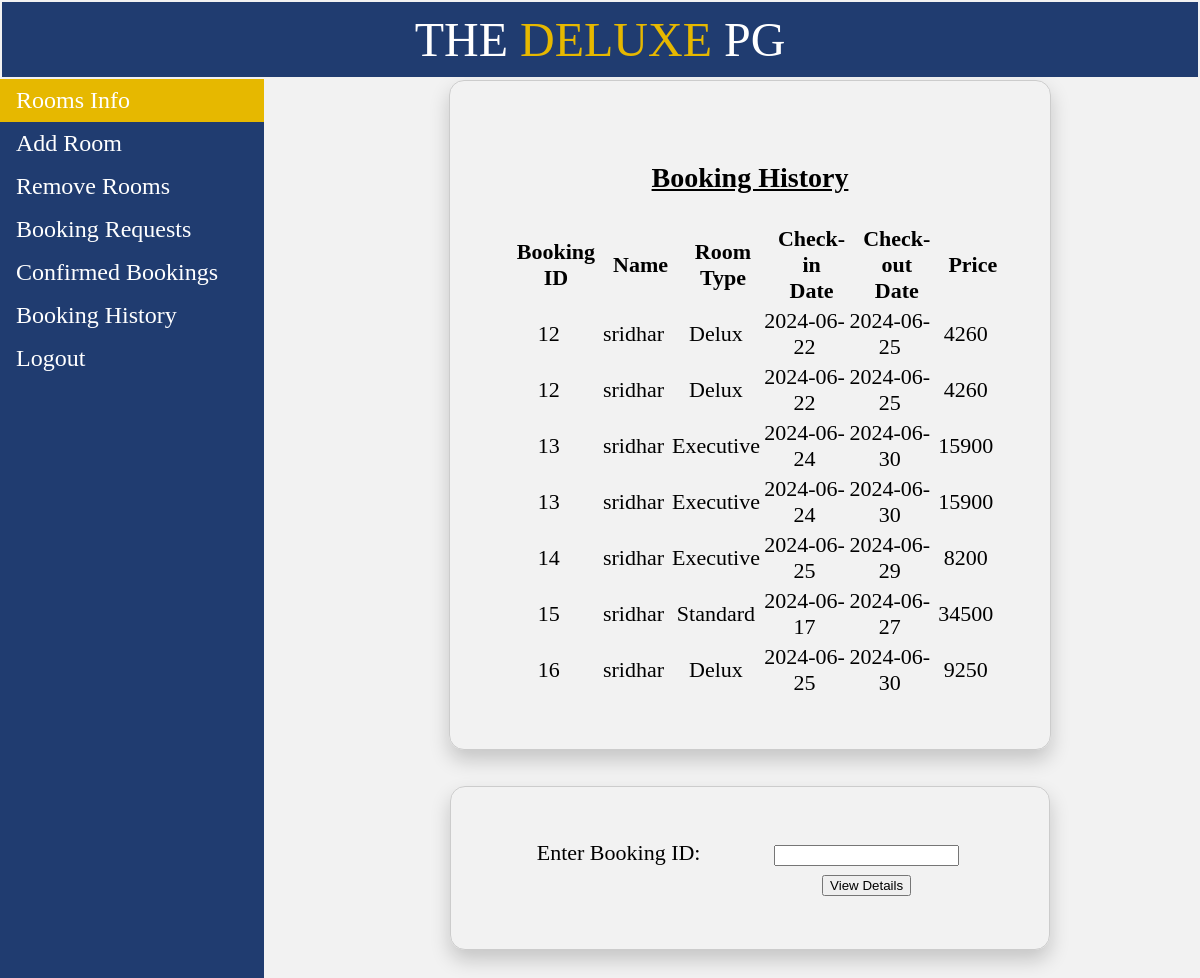
/booking_history.php, run on the app's committed database.
### tables this page shows
CREATE TABLE `booked_hist` (
  `phone` varchar(10) NOT NULL,
  `name` varchar(20) NOT NULL,
  `idproof` varchar(20) NOT NULL,
  `room_type` varchar(20) NOT NULL,
  `checkin` date NOT NULL,
  `checkout` date NOT NULL,
  `days` int(11) NOT NULL,
  `ac` varchar(5) NOT NULL,
  `breakfast` varchar(5) NOT NULL,
  `lunch` varchar(5) NOT NULL,
  `snacks` varchar(5) NOT NULL,
  `dinner` varchar(5) NOT NULL,
  `swimming` varchar(5) NOT NULL,
  `Status` varchar(20) NOT NULL DEFAULT 'Booked',
  `price` int(11) NOT NULL,
  `book_id` int(11) NOT NULL,
  `id` int(10) NOT NULL
);

### booking_history.php (the view, shortened to what this page needs)
<!DOCTYPE html>
<html>
<head>
</head>
<body>
	<?php
		include 'admin_header.php';
	?>
	<div style="margin-left:25%;padding:1px 16px;height:1000px;">
			<table class="basic_box">
				<tr>
					<td colspan="6"><p style="font-size: 28px; text-align: center; text-decoration: underline;"><b>Booking History</b></p>
				</td>
				<tr>
					<th>Booking ID</th>
					<th>Name</th>
					<th>Room Type</th>
					<th>Check-in Date</th>
					<th>Check-out Date</th>
					<th>Price</th>
				</tr>
				<tr>
				<?php
					$conn = new mysqli("localhost","root","", "iwp");
					$sql1 = "SELECT * from booked_hist";
					if ($result=mysqli_query($conn,$sql1))
				  	{
				  		while ($row=mysqli_fetch_row($result))
				    	{
				    		?>
				    		<td><?php echo $row[15]; ?></td>
				   			<td><?php echo $row[1]; ?></td>
				   			<td><?php echo $row[3]; ?></td>
				   			<td><?php echo $row[4]; ?></td>
				    		<td><?php echo $row[5]; ?></td>
				    		<td><?php echo $row[14]; ?></td>
				</tr><?php
				    	}
				    }?>
			</table><br><br>
			<table class="basic_box">
				<tr>
					<td colspan="1">Enter Booking ID:</td>
					<td colspan="2">
						<form action="admin_room_history.php" method="post">
							<input type="number" name="book_id">
					</td>
				</tr>
				<tr>
					<td></td>
					<td style="text-align: center;"><button type="submit">View Details</button></td></form>
				</tr>
			</table>
		</div>
	</body>
</html>

### admin_header.php (shortened to what this page needs)
<!DOCTYPE html>
<html>
<head>
</head>
<body>
	<div style="position: fixed; width: 100%;">
	<table style="width: 100%;">
		<tr>
			<td id="td1" style="padding: 10px; font-size: 48px;">THE <p style="color: #e6b800; display: inline;">DELUXE</p> PG</td>
		</tr>
	</table>
	<ul>
		<li><a href="admin_view.php" class="active">Rooms Info</a></li>
		<li><a href="add_room_admin.php">Add Room</a></li>
		<li><a href="remove_room_admin.php">Remove Rooms</a></li>
		<li><a href="admin_room_status.php">Booking Requests</a></li>
		<li><a href="confirmed_bookings.php">Confirmed Bookings</a></li>
		<li><a href="booking_history.php">Booking History</a></li>
		<li><a href="admin_logout.php">Logout</a></li>
	</ul>
</div>
<br><br>
</body>
</html>

### booking_history.php (style rules this page uses)
body { margin: 0; background: #f2f2f2; }
table { font-size: 22px; }
td { text-align: center; }
.basic_box { border: 1px solid #ccc; border-radius: 15px; margin: auto; width: 600px; padding: 50px; box-shadow: 0 10px 20px rgba(0,0,0,0.19); }
#td1 { background-color: rgba(09,41,98,0.9); color: white; border: 10px; margin-top: -10px; padding: 10px; }
th { font-weight: bold; padding-left: 15px; }
ul { list-style-type: none; margin: 0; padding: 0; width: 22%; font-size: 24px; background-color: rgba(09,41,98,0.9); text-decoration: none; position: fixed; height: 100%; overflow: auto; }
li { color: white; }
li a { display: block; color: white; padding: 8px 16px; text-decoration: none; }
li a.active { background-color: #e6b800; color: white; }

### admin_header.php (style rules this page uses)
body { margin: 0; background: #f2f2f2; }
table { font-size: 22px; }
td { text-align: center; }
#td1 { background-color: rgba(09,41,98,0.9); color: white; border: 10px; margin-top: -10px; padding: 10px; }
.basic_box { border: 1px solid #ccc; border-radius: 15px; margin: auto; width: 600px; padding: 50px; box-shadow: 0 10px 20px rgba(0,0,0,0.19); }
th { font-weight: bold; padding-left: 15px; }
ul { list-style-type: none; margin: 0; padding: 0; width: 22%; font-size: 24px; background-color: rgba(09,41,98,0.9); text-decoration: none; position: fixed; height: 100%; overflow: auto; }
li { color: white; }
li a { display: block; color: white; padding: 8px 16px; text-decoration: none; }
li a.active { background-color: #e6b800; color: white; }

### data on the page
booked_hist: book "12", name "sridhar", room_type "Delux", checkin "2024-06-22", checkout "2024-06-25", price "4260"
booked_hist: book "12", name "sridhar", room_type "Delux", checkin "2024-06-22", checkout "2024-06-25", price "4260"
booked_hist: book "13", name "sridhar", room_type "Executive", checkin "2024-06-24", checkout "2024-06-30", price "15900"
booked_hist: book "13", name "sridhar", room_type "Executive", checkin "2024-06-24", checkout "2024-06-30", price "15900"
booked_hist: book "14", name "sridhar", room_type "Executive", checkin "2024-06-25", checkout "2024-06-29", price "8200"
booked_hist: book "15", name "sridhar", room_type "Standard", checkin "2024-06-17", checkout "2024-06-27", price "34500"
booked_hist: book "16", name "sridhar", room_type "Delux", checkin "2024-06-25", checkout "2024-06-30", price "9250"
